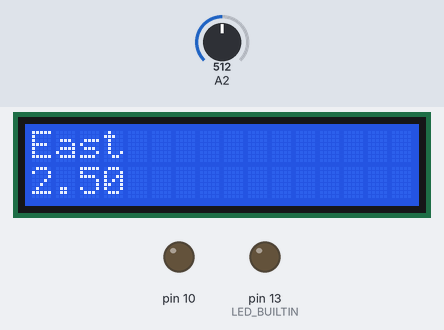
Bench run of a sketch on a simulated Arduino Uno, built with avr-gcc and run on an emulated ATmega328P. Parts: 16×2 character LCD, output pins drawn as LEDs (lit = HIGH). The inputs (shaded band) are chosen by the test bench; at power-on: A2 = 512.

Above: at 1.6 s.
1.7 s: A2 set to 601
At 3.2 s:
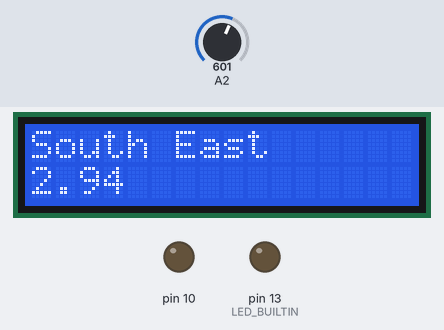
3.5 s: A2 set to 631
At 5.2 s:
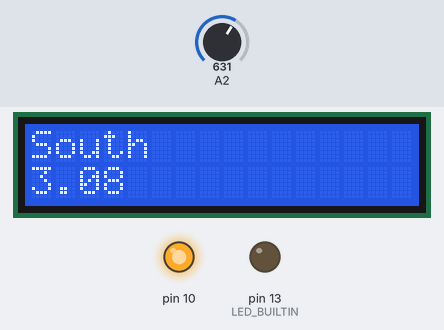
5.5 s: A2 set to 716
At 7.2 s:
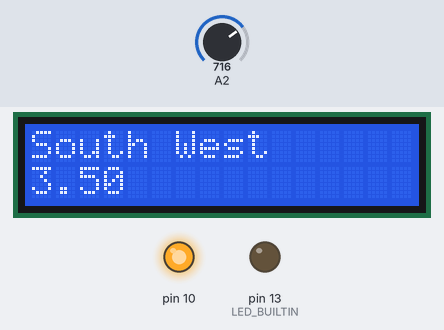
7.5 s: A2 set to 900
At 9.1 s:
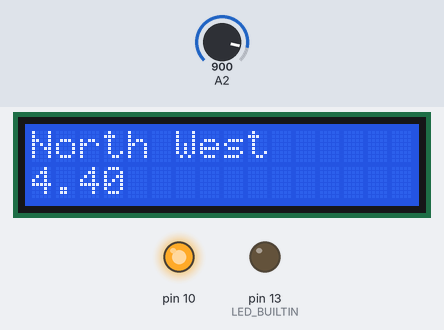
9.5 s: A2 set to 1023
At 11.0 s:
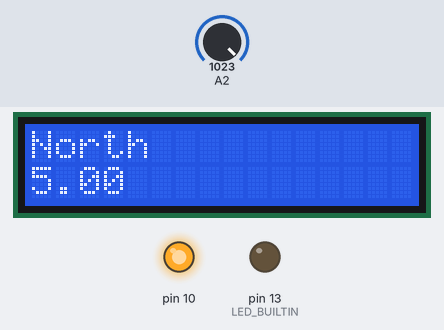
11.6 s: A2 set to 306
At 12.8 s:
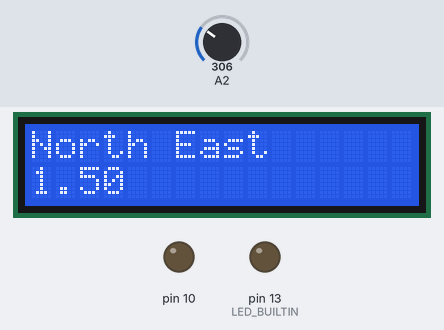
Timing chart, 0 to 14.6 s (numbered marks = the images above; inputs shaded):
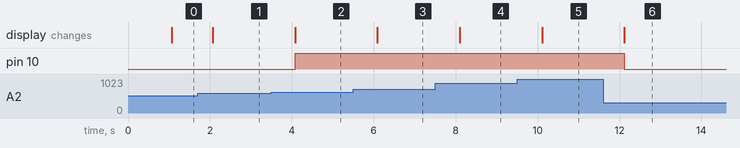

Measured:
- the behaviour switches between 613 and 614 on A2 (found by bisection; images 1 and 2)
- after the input at 1.7 s, the display: changes after 0.37 s (image 1)
- after the input at 3.5 s, pin 10: LOW → HIGH after 0.58 s; the display: changes after 0.58 s (image 2)
- after the input at 5.5 s, the display: changes after 0.59 s (image 3)
- after the input at 7.5 s, the display: changes after 0.60 s (image 4)
- after the input at 9.5 s, the display: changes after 0.61 s (image 5)
- after the input at 11.6 s, pin 10: HIGH → LOW after 0.52 s; the display: changes after 0.52 s (image 6)

The sketch:

week6.ino
```cpp
#include <LiquidCrystal.h>

// initialize the library by associating any needed LCD interface pin
// with the arduino pin number it is connected to
const int rs = 37, en = 36, d4 = 35, d5 = 34, d6 = 33, d7 = 32;
LiquidCrystal lcd(rs, en, d4, d5, d6, d7);

float blinkingFrequency;
int pinState;

int AD_conversion(byte ch)
{
  DIDR0=B11111111;

  ADMUX=B01000000 | ch;

  ADCSRA=B11000111;

  while( (ADCSRA & B01000000) != 0);

  return ADC;
}

void setup() {
 // set up the LCD's number of columns and rows:
  lcd.begin(16, 2);

  Serial.begin(9600);
  pinMode(LED_BUILTIN, OUTPUT);
  pinMode(6, INPUT);
  pinMode(A2, INPUT);
  pinMode(10, OUTPUT);
  pinMode(13, OUTPUT);

  /*float time1, time2, time3;

  time1 = micros();
  analogRead(A2);
  time2 = micros() - time1;
  AD_conversion(A2);
  time3 = micros() - time1;

  lcd.print(String("Ana.:") + String(time2));
  lcd.setCursor(0,1);
  lcd.print(String("Reg.:") + String(time3));
}*/
}

void loop() {
  // put your main code here, to run repeatedly:
  delay(1000);
   lcd.clear();
  float pin = analogRead(A2);
  float voltage = (5*(pin/1023));
  lcd.setCursor(0, 1);
  lcd.print(voltage);
  lcd.setCursor(0,0);
  if ((voltage <= 1.4)){
     lcd.print("North");
    digitalWrite(10,0);
  }
  else if ((voltage <= 2.00) && (voltage > 1.4)){
     lcd.print("North East");
     digitalWrite(10,0);
  }
  else if ((voltage > 2.0) && (voltage <= 2.8)){
       lcd.print("East");
       digitalWrite(10,0);
     }
   else if ((voltage > 2.8) && (voltage <= 3)){
     lcd.print("South East");
     digitalWrite(10,0);
   }
   else if ((voltage > 3.0) && (voltage <= 3.2)){
     lcd.print("South");
     digitalWrite(10, 1);
   }
   else if ((voltage > 3.2) && (voltage <= 3.9)){
     lcd.print("South West");
     digitalWrite(10, 1);
   }
   else if ((voltage > 3.9) && (voltage <= 4.3)){
     lcd.print("West");
     digitalWrite(10, 1);
   }
    else if ((voltage > 4.3) && (voltage < 4.8)){
        lcd.print("North West");
        digitalWrite(10, 1);
      }
   else {
     lcd.print("North");
   }
}
```
